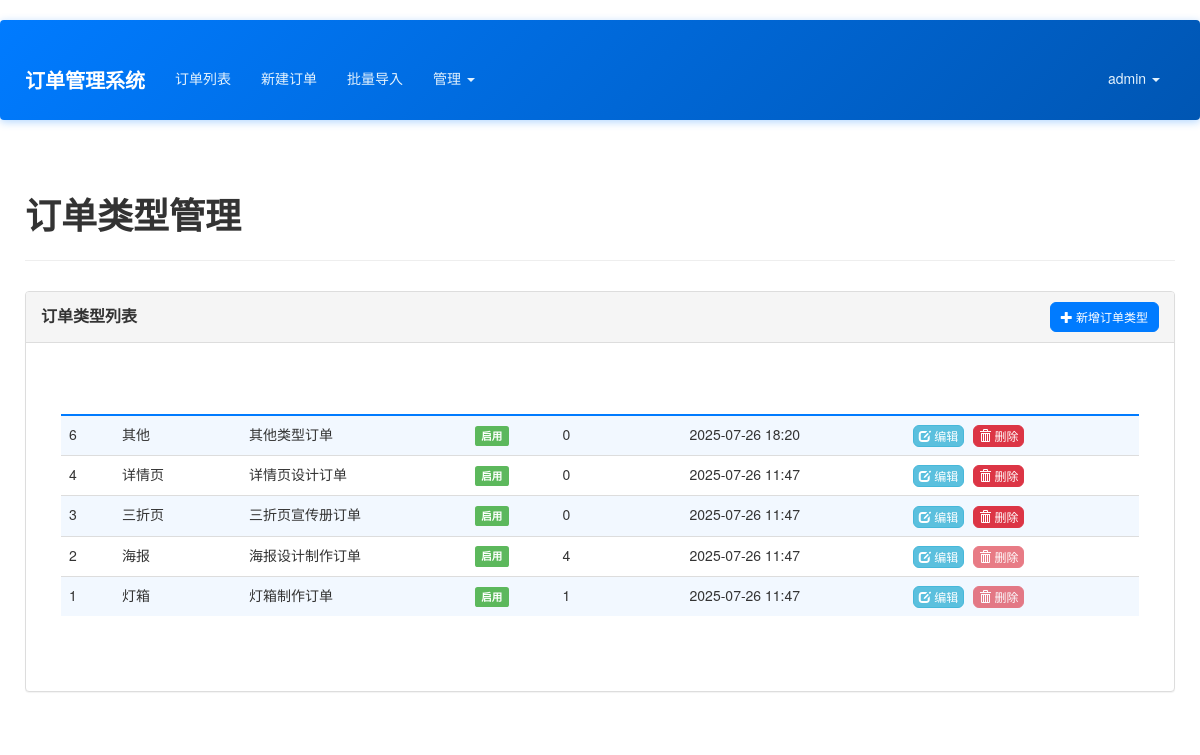
The page /admin/order-types (signed in) on the database its author committed.
### app/models.py (models this page shows, shortened)
class User(UserMixin, db.Model):
    __tablename__ = 'users'
    id = db.Column(db.Integer, primary_key=True)
    email = db.Column(db.String(64), unique=True, index=True)
    username = db.Column(db.String(64), unique=True, index=True)
    role_id = db.Column(db.Integer, db.ForeignKey('roles.id'))
    password_hash = db.Column(db.String(128))
    orders = db.relationship('Order', backref='creator', lazy='dynamic')
    @property
    def password(self):
        raise AttributeError('password is not a readable attribute')
    def can(self, perm):
        return self.role is not None and self.role.has_permission(perm)

class OrderType(db.Model):
    __tablename__ = 'order_types'
    id = db.Column(db.Integer, primary_key=True)
    name = db.Column(db.String(64), unique=True, nullable=False)
    description = db.Column(db.String(256))
    is_active = db.Column(db.Boolean, default=True)
    create_time = db.Column(db.DateTime, default=datetime.utcnow)
    orders = db.relationship('Order', backref='order_type', lazy='dynamic')

### app/admin/views.py (the view)
@admin.route('/order-types')
@admin_required
def order_type_list():
    order_types = OrderType.query.order_by(OrderType.create_time.desc()).all()
    return render_template('admin/order_type_list.html', order_types=order_types)

### app/admin/views.py (called while the page is built)
@admin.before_request
@login_required
def before_request():
    if not current_user.can(Permission.MANAGE_FIELDS) and not current_user.can(Permission.ADMIN):
        abort(403)

### app/api_optimizer.py (called while the page is built)
    def init_app(self, app):
        compress.init_app(app)
        app.config['JSON_AS_ASCII'] = False
        app.config['JSONIFY_PRETTYPRINT_REGULAR'] = False  # 生产环境禁用美化
        @app.after_request
        def add_response_headers(response):
            if request.endpoint and 'static' in request.endpoint:
                response.cache_control.max_age = 31536000  # 1年
                response.cache_control.public = True
            else:
                response.cache_control.no_cache = True
            response.headers['X-Content-Type-Options'] = 'nosniff'
            response.headers['X-Frame-Options'] = 'DENY'
            response.headers['X-XSS-Protection'] = '1; mode=block'
            return response

### app/context_processors.py (called while the page is built)
def inject_permissions():
    return dict(Permission=Permission)

### app/models.py (called while the page is built)
@login_manager.user_loader
def load_user(user_id):
    return User.query.get(int(user_id))

    def has_permission(self, perm):
        return self.permissions & perm == perm

### app/templates/admin/order_type_list.html (shortened to what this page needs)
{% extends "base.html" %}
{% import "_macros.html" as macros %}
{% block page_content %}
<div class="page-header">
    <h1>订单类型管理</h1>
</div>
<div class="row">
    <div class="col-md-12">
        <div class="panel panel-default">
            <div class="panel-heading">
                <div class="row">
                    <div class="col-md-6">
                        <h3 class="panel-title">订单类型列表</h3>
                    </div>
                    <div class="col-md-6 text-right">
                        <a href="{{ url_for('admin.new_order_type') }}" class="btn btn-primary btn-sm">
                            <i class="glyphicon glyphicon-plus"></i> 新增订单类型
                        </a>
                    </div>
                </div>
            </div>
            <div class="panel-body">
                {% if order_types %}
                <div class="table-responsive">
                    <table class="table table-striped table-hover">
                        <thead>
                            <tr>
                                <th>ID</th>
                                <th>类型名称</th>
                                <th>描述</th>
                                <th>状态</th>
                                <th>订单数量</th>
                                <th>创建时间</th>
                                <th>操作</th>
                            </tr>
                        </thead>
                        <tbody>
                            {% for order_type in order_types %}
                            <tr>
                                <td>{{ order_type.id }}</td>
                                <td>{{ order_type.name }}</td>
                                <td>{{ order_type.description or '-' }}</td>
                                <td>
                                    {% if order_type.is_active %}
                                        <span class="label label-success">启用</span>
                                    {% else %}
                                        <span class="label label-default">禁用</span>
                                    {% endif %}
                                </td>
                                <td>{{ order_type.orders.count() }}</td>
                                <td>{{ order_type.create_time.strftime('%Y-%m-%d %H:%M') }}</td>
                                <td>
                                    <a href="{{ url_for('admin.edit_order_type', id=order_type.id) }}"
                                       class="btn btn-info btn-xs">
                                        <i class="glyphicon glyphicon-edit"></i> 编辑
                                    </a>
                                    {% if order_type.orders.count() == 0 %}
                                    <form method="POST" action="{{ url_for('admin.delete_order_type', id=order_type.id) }}"
                                          style="display: inline;"
                                          onsubmit="return confirm('确定要删除这个订单类型吗？')">
                                        <button type="submit" class="btn btn-danger btn-xs">
                                            <i class="glyphicon glyphicon-trash"></i> 删除
                                        </button>
                                    </form>
                                    {% else %}
                                    <button class="btn btn-danger btn-xs" disabled title="该类型下有订单，不能删除">
                                        <i class="glyphicon glyphicon-trash"></i> 删除
                                    </button>
                                    {% endif %}
                                </td>
                            </tr>
                            {% endfor %}
                        </tbody>
                    </table>
                </div>
                {% else %}
                <div class="alert alert-info">
                    <i class="glyphicon glyphicon-info-sign"></i> 暂无订单类型，请先添加。
                </div>
                {% endif %}
            </div>
        </div>
    </div>
</div>
{% endblock %}

### app/templates/base.html (shortened to what this page needs)
{% extends "bootstrap/base.html" %}
{% block head %}
{{ super() }}
<link rel="stylesheet" type="text/css" href="{{ url_for('static', filename='styles.css') }}">
{% endblock %}
{% block navbar %}
<div class="navbar navbar-inverse" role="navigation">
    <div class="container">
        <div class="navbar-header">
            <a class="navbar-brand" href="{{ url_for('main.index') }}">订单管理系统</a>
        </div>
        <div class="navbar-collapse collapse">
            <ul class="nav navbar-nav">
                {% if current_user.is_authenticated %}
                <li><a href="{{ url_for('main.order_list') }}">订单列表</a></li>
                <li><a href="{{ url_for('main.new_order') }}">新建订单</a></li>
                <li><a href="{{ url_for('main.import_orders') }}">批量导入</a></li>
                {% if current_user.can(Permission.MANAGE_FIELDS) %}
                <li class="dropdown">
                    <a href="#" class="dropdown-toggle" data-toggle="dropdown">管理 <b class="caret"></b></a>
                </li>
                {% endif %}
                {% endif %}
            </ul>
            <ul class="nav navbar-nav navbar-right">
                {% if current_user.is_authenticated %}
                <li class="dropdown">
                    <a href="#" class="dropdown-toggle" data-toggle="dropdown">{{ current_user.username }} <b class="caret"></b></a>
                </li>
                {% else %}
                <li><a href="{{ url_for('auth.login') }}">登录</a></li>
                <li><a href="{{ url_for('auth.register') }}">注册</a></li>
                {% endif %}
            </ul>
        </div>
    </div>
</div>
{% endblock %}
{% block content %}
<div class="container">
    {% block page_content %}{% endblock %}
</div>
{% endblock %}

### app/static/styles.css (style rules this page uses)
body { font-family: 'Microsoft YaHei', 'Helvetica Neue', Helvetica, Arial, sans-serif; padding-top: 20px; padding-bottom: 20px; background-color: #ffffff; color: #333; min-height: 100vh; }
.container { position: relative; z-index: 1; background-color: transparent; padding: 15px 10px; margin-top: 20px; }
.container:not(.navbar .container) { z-index: 1; }
.table-responsive { background-color: #fff; border: 1px solid #ddd; border-radius: 4px; padding: 20px; margin-bottom: 20px; }
.navbar { background-color: #337ab7; border-color: #2e6da4; margin-bottom: 20px; }
.navbar-inverse { background: linear-gradient(135deg, #007bff 0%, #0056b3 100%); border: none; box-shadow: 0 2px 8px rgba(0, 123, 255, 0.3); position: relative; z-index: 1030; }
.navbar-inverse .navbar-brand { color: #fff; font-weight: bold; font-size: 20px; }
.navbar-inverse .navbar-nav > li > a { color: #e3f2fd; transition: all 0.3s ease; margin: 5px 3px; padding: 8px 12px; border-radius: 4px; }
.navbar-inverse .navbar-nav > .dropdown > a .caret { border-top-color: #e3f2fd; border-bottom-color: #e3f2fd; }
.navbar-collapse { overflow: visible !important; }
.navbar-nav { overflow: visible !important; }
.navbar .dropdown { position: static; }
@media (min-width: 768px) { .navbar .dropdown { position: relative; } }
body { overflow-x: hidden; }
.navbar { overflow: visible; }
.page-header { border-bottom: 1px solid #eee; margin-bottom: 30px; padding-bottom: 15px; }
.page-header h1 { font-weight: 600; color: #333; }
.btn-primary { background-color: #007bff; border-color: #007bff; transition: background-color 0.3s ease; }
.table-responsive { border: none; }
.table-striped > tbody > tr:nth-of-type(odd) { background-color: rgba(0, 123, 255, 0.05); }
.table > thead > tr > th { border-bottom: 2px solid #007bff; color: #495057; font-weight: 600; }
.panel { background-color: #fff; border: 1px solid #ddd; border-radius: 4px; box-shadow: 0 1px 1px rgba(0,0,0,.05); margin-bottom: 20px; }
.panel-heading { background-color: #f5f5f5; border-bottom: 1px solid #ddd; border-radius: 3px 3px 0 0; padding: 10px 15px; }
.panel-title { color: #333; font-size: 16px; font-weight: bold; margin: 0; }
.panel-body { padding: 15px; }
.panel-heading { padding: 10px 15px; }
.panel-title { margin-top: 5px; }
.btn-xs { margin-right: 5px; }
.btn { border-radius: 6px; font-weight: 500; transition: all 0.3s ease; }
.btn-danger { background-color: #dc3545; border-color: #dc3545; }
.table thead th { color: white !important; }

### rows shown on the page
User: username "admin"
OrderType: id "6", name "其他", description "其他类型订单", is_active "启用", orders.count "0", create_time "2025-07-26 18:20"
OrderType: id "4", name "详情页", description "详情页设计订单", is_active "启用", orders.count "0", create_time "2025-07-26 11:47"
OrderType: id "3", name "三折页", description "三折页宣传册订单", is_active "启用", orders.count "0", create_time "2025-07-26 11:47"
OrderType: id "2", name "海报", description "海报设计制作订单", is_active "启用", orders.count "4", create_time "2025-07-26 11:47", shows "删除"
OrderType: id "1", name "灯箱", description "灯箱制作订单", is_active "启用", orders.count "1", create_time "2025-07-26 11:47", shows "删除"
